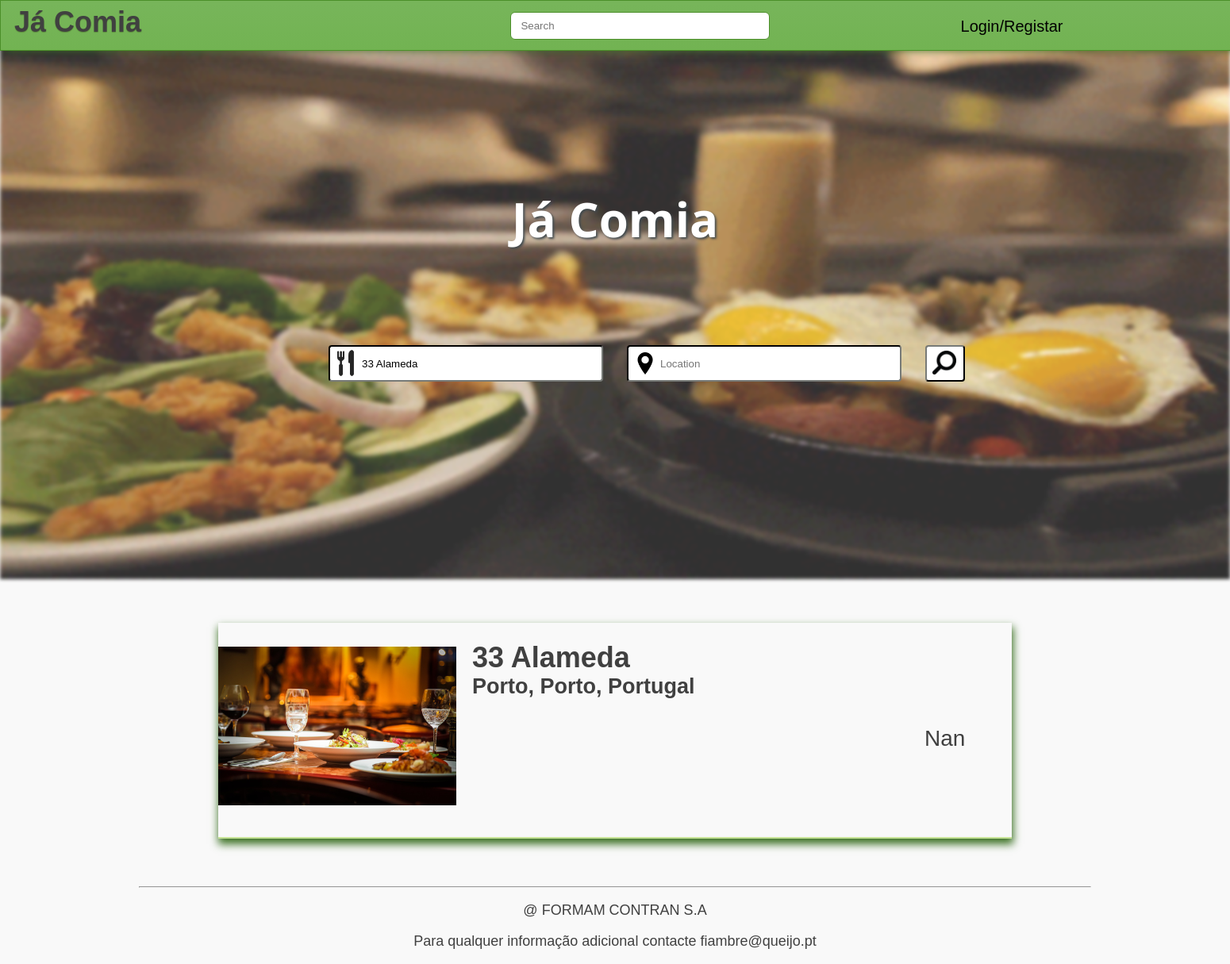
The page /feed/feed.php?rname=33 Alameda on the database its author committed.
### tables this page shows
CREATE TABLE Restaurants (
    name VARCHAR(32) NOT NULL,
    address VARCHAR(32) NOT NULL,
    type VARCHAR(16) NOT NULL,
    city VARCHAR(32) NOT NULL,
    district VARCHAR(32) NOT NULL,
    country VARCHAR(32) NOT NULL,
    description VARCHAR(1024) ,
    avgClass REAL,
    PRIMARY KEY(name, address)
);

### feed/feed.php (the view, shortened to what this page needs)
<?php include_once('../templates/header.php') ?>
<body>
    <?php include_once('../templates/topbar.php') ?>
    <div id="main">
        <img src="../resources/mainimg.gif"/>
        <div id="maincontent">
            <h1>Já Comia</h1>
            <div id="mainsearch"/>
            <form action="feed.php" method="get">
                <?php
                if(isset($_GET['rname'])){
                $rname = $_GET['rname'];
                $local = $_GET['local'];
                }
                else {
                    $rname = '';
                    $local = '';
                }
                echo '<input type="text" name="rname" placeholder="Restaurant" value="' . $rname . '">';
                echo '<input type="text" name="local" placeholder="Location" value="' . $local . '">';
                ?>
                <input type="submit" value="">
            </form>
        </div>
    </div>
<div id="restaurantslist">
    <?php
    if(isset($_GET['rname'])){
    $rname = $_GET['rname'];
    $local = $_GET['local'];
    }
    include_once('../Database/Connect.php');
    if($rname == '' && $local == '' && $search == '')
    $stmt = $db->prepare("SELECT *,rowid FROM Restaurants ORDER BY avgClass DESC");
    else if ($search != '')
    $stmt = $db->prepare("SELECT *,rowid FROM Restaurants WHERE name LIKE '%$search%' OR city LIKE '%$search%' OR district LIKE '%$search%' OR country LIKE '%$search%' ORDER BY avgClass DESC");
    else{
        if($rname != '' && $ $local == '')
            $stmt = $db->prepare("SELECT *,rowid FROM Restaurants WHERE name LIKE '%$rname%' ORDER BY avgClass DESC");
    }
    $stmt->execute();
    $result = $stmt->fetchAll();
    foreach ($result as $row)
    {
        $restid = $row['rowid'];
        $link = "../restaurant/restaurant.php?id=" . $restid;
        $imagequery = $db->prepare("SELECT * FROM Images WHERE restaurant = '$restid';");
        try {
        $imagequery->execute();
        } catch (PDOException $e){
        }
        $images = $imagequery->fetchAll();
        if(!isset($images[0]))
            $image = "../resources/rex.jpg";
        else
            $image = $images[0]['name'];
        $rating = $row['avgClass'];
        $rating = round($rating, 1);
        echo  '<div class="restaurant">';
        echo '<img src="' . $image . '">';
        echo '<h1>' . '<a href=' . $link . '>' . $row['name'] . '</a>' . '</h1>';
        echo '<h2>' . $row['city'] , ", " , $row['district'], ", ", $row['country']  . '</h2>';
        echo '<div class="rrating">';
        if($rating != NULL)
        echo '<p>' . $rating, "/5" . '</p>';
        else
        echo '<p>  Nan </p>';
        echo '</div>';
        echo '</div>';
    }
    ?>
</div>
</body>
<?php  include_once('../templates/footer.php') ?>

### feed/style.css (style rules this page uses)
body { font-size: 18px; font-family: Tahoma, Verdana, sans-serif; color: #404040; background: #f9f9f9; margin: auto; overflow-x: hidden; min-width: 700px; }
#main img { width: 100%; height: 680px; margin: auto; margin-top: 50px; opacity: 0.8; filter: blur(2px); }
#maincontent { width: 1000px; margin: auto; text-align: center; }
#maincontent h1 { width: 1000px; color: white; margin-top: -500px; position: absolute; font-size: 60px; font-family: 'Open Sans', sans-serif; text-shadow:2px 2px 3px #414a4e; }
#mainsearch { margin-top: -300px; z-index: 10; position: absolute; }
#mainsearch form { width: 1000px; margin: auto; display: inline-block; }
#mainsearch input { height: 40px; width: 300px; border-radius: 4px; border-color: #252625; padding-left: 40px; }
#mainsearch input:first-child { background-image: url('../resources/fork-icon.png'); background-position: 2px 2px; background-size: 37px 37px; background-repeat: no-repeat; }
#mainsearch input:nth-child(2) { margin-left: 30px; background-image: url('../resources/location-icon.png'); background-position: 7px 7px; background-size: 28px 28px; background-repeat: no-repeat; }
#mainsearch input:nth-child(3) { height: 46px; width: 40px; margin-left: 30px; background-color: white; background-repeat: no-repeat; background-image: url('../resources/search-icon.png'); background-size: 30px 30px; background-position: 7px 5px; position: absolute; }
#restaurantslist { width: 1000px; margin: 50px auto; box-shadow: 1px 6px 10px 1px #3e7327; }
#restaurantslist img { width: 300px; }
#restaurantslist h1 { display: inline; margin-left: 20px; margin-top: -7px; position: absolute; min-width: 800px; }
#restaurantslist h2 { display: inline; margin-left: 20px; margin-top: 35px; position: absolute; min-width: 800px; }
#restaurantslist p { display: inline; position: absolute; width: 550px; margin-left: 20px; margin-top: 70px; }
#restaurantslist a { text-decoration: none; color: currentColor; }
.restaurant { padding-bottom: 30px; padding-top: 30px; height: 210px; border-bottom-style: solid; border-bottom-width: 2px; border-bottom-color: #c7e497; }
.rrating { font-size: 28px; margin-top: 30px; margin-left: 570px; display: inline; position: absolute; }

### rows shown on the page
restaurants: name "33 Alameda", city "Porto", district "Porto", country "Portugal"
